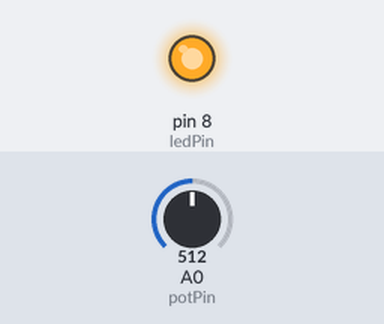
A sketch run on a simulated Arduino Uno, built with avr-gcc and run on an emulated ATmega328P. Parts: output pins drawn as LEDs (lit = HIGH). The inputs (shaded band) are chosen by the test bench; at power-on: A0 (potPin) = 512.

Above: at 1.2 s.
1.3 s: A0 (potPin) set to 488
At 1.9 s:
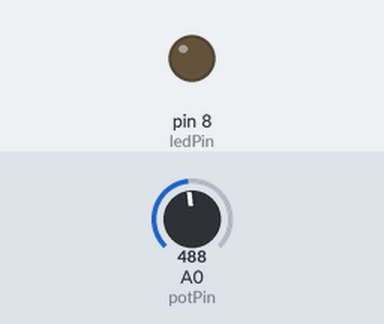
2.8 s: A0 (potPin) set to 510
At 3.1 s:
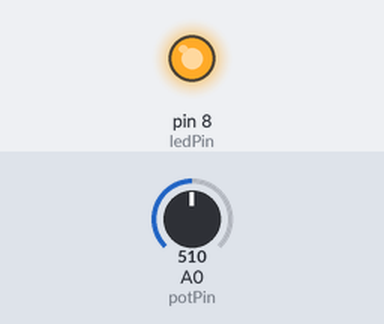
4.3 s: A0 (potPin) set to 490
At 5.5 s:
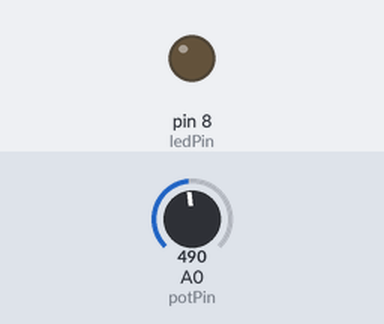
Timing chart, 0 to 7.3 s (numbered marks = the images above; inputs shaded):
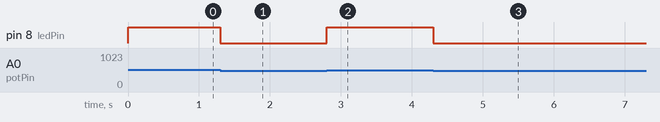

The sketch:

irrigationsystem.ino
```cpp
int potPin = A0;   // Potentiometer connected to analog pin A0
int ledPin = 8;    // LED connected to digital pin 8

void setup() {
  pinMode(ledPin, OUTPUT);   // Configure LED pin as an output
}

void loop() {
  int potValue = analogRead(potPin);  // Read potentiometer value (0–1023)

  if (potValue > 500) {
    digitalWrite(ledPin, HIGH);       // Turn LED ON
  } else {
    digitalWrite(ledPin, LOW);        // Turn LED OFF
  }

  delay(100);                         // Wait 100 milliseconds
}
```

Measured:
- the behaviour switches between 501 and 500 on A0 (potPin) (found by bisection; images 0 and 1)
- after the input at 1.3 s, pin 8 (ledPin): HIGH → LOW at once
- after the input at 2.8 s, pin 8 (ledPin): LOW → HIGH at once
- after the input at 4.3 s, pin 8 (ledPin): HIGH → LOW at once
